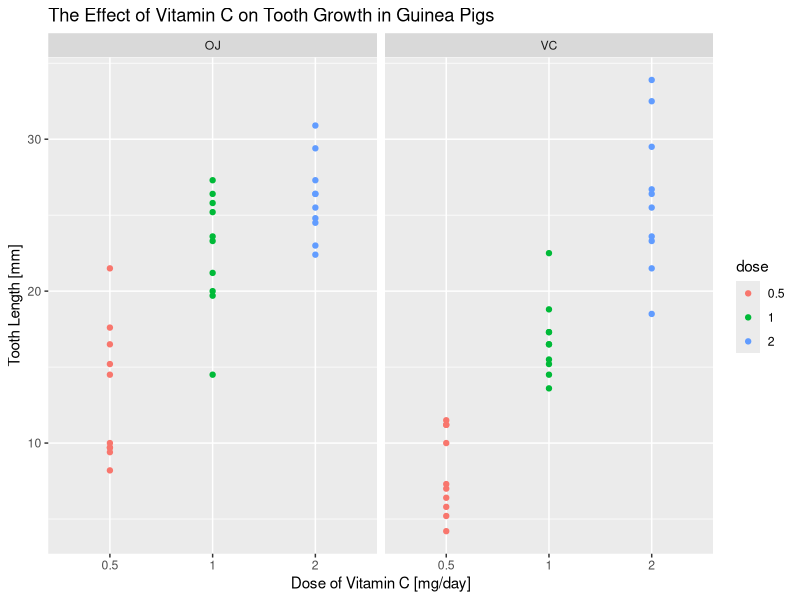

Recreate this plot in R.
## ---- chunk 1

knitr::opts_chunk$set(echo = TRUE)

## ---- chunk 2

# Load required packages
library(dplyr)
library(ggplot2)


# Load the ToothGrowth data and perform some basic exploratory data analysis
tooth.data <- as_tibble(ToothGrowth)  # Load data as a tibble
?ToothGrowth  # View documentation
str(tooth.data)  # Display structure
head(tooth.data)  # View first 6 rows

## ---- chunk 3

# Prepare data for plot
tooth.data <- mutate(tooth.data, dose = as.factor(dose))  # Make "dose" a factor

# Plot the data
print(qplot(x = dose, y = len, data = tooth.data, facets = ~ supp, color = dose,
            main = "The Effect of Vitamin C on Tooth Growth in Guinea Pigs",
            xlab = "Dose of Vitamin C [mg/day]", ylab = "Tooth Length [mm]"))

## ---- chunk 4

summary(tooth.data)

